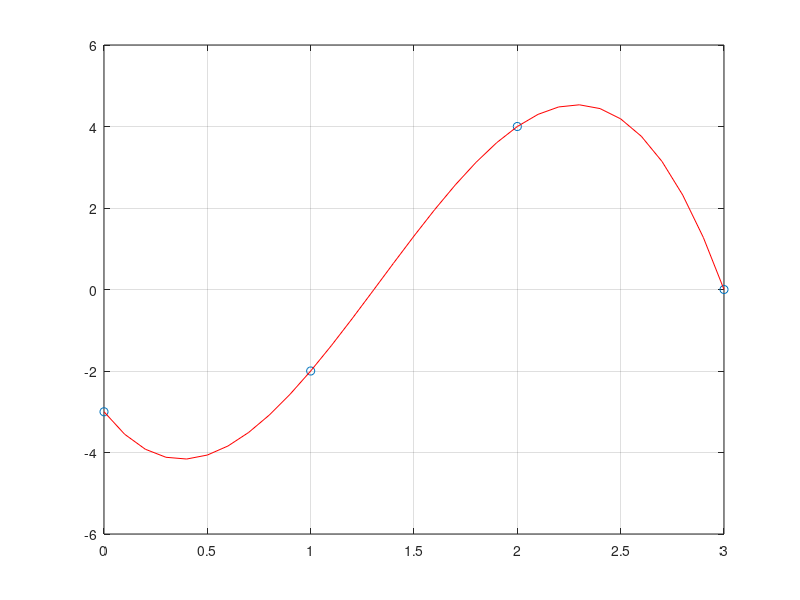

Write the MATLAB code that produced this figure.
# Algoritmo de interpolação de Newton
# Método das Diferenças Divididas
function interpolacao_newton
clear
clc

# =========
# Entradas:
# Vetores x e y de pontos tabelados
x=[0 1 2 3];
y=[-3 -2 4 0];

# x simbólico
xs = 2.5;
# ==========

# número de pontos  -> grau (n-1)
n = length(x);

# Monta a matriz a de diferenças divididas
for i = 1 : n
  a(i,1) = y(i);
endfor
for j = 2 : n
   for i = j : n
     a(i,j) = (a(i,(j-1)) - a((i-1),(j-1)))/(x(i) - x(i-j+1));
   endfor
endfor

format long

printf("| Matriz a de diferenças divididas:\n");
a

printf("| Valor de p(2.5): %.16f\n", p(2.5));

# 2) Como temos poucos pontos tabelados para ter uma boa precisão na interpolação, usaremos mais pontos.
#    A ideia é dividir o intervalo de x de 0.1 em 0.1, formando 30 pontos 

printf("| Vetor de interpolação nos pontos tabelados:\n");
# Interpolando pontos tabelados
for i = 1 : n
   g(i) = p(x(i));
endfor
g

# Interpolando pontos tabelados + outros pontos entre x(1) e x(n) e armazenando em vetor g
others_x = [x(1) : 0.1 : x(n)];
others_n = length(others_x);
for i = 1 : others_n
   g1(i) = p(others_x(i));
endfor

printf("| Vetor de interpolação em mais pontos:\n");
g1

# Plot do gráfico com os pontos tabelados
plot(x,y,'o')
grid
hold on
# Plot da curva aproximada interpolada nos pontos tabelados + pontos extra
plot(others_x,g1,'r')

# Calcula polinômio para x passado
function result = p(x_symb)
result = 0;
for i = 1 : n
  mult = 1;
  for j = 1 : (i - 1)
    mult *= (x_symb - x(j));
  endfor
  result += a(i,i) * mult;
endfor
endfunction

endfunction

